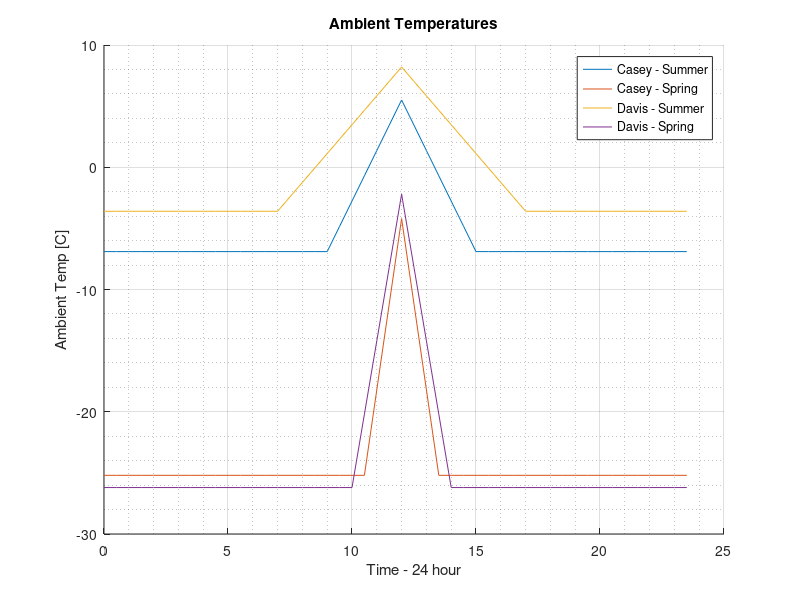

This chart was generated by the following MATLAB code:
%% --- % ST4.1 TEG/PCM CODE % --- %%
% This is the TEG Code at the "1-to-1" level for {TEG/PCM}

% For TEG/PCM, PCM solar data must be imported
% PCM Data includes 24 sets [2 stations] x [2 seasons] x [6x cloud cover cases]


% For all intensive purpose, this investigates TEG power only
% Relies on PCm3.2 data import (need to be careful with cases)
% Copy logic from ST4_1_PV_TEG




%% 1) Set baseline temperatures - AMBIENT TEMPERATURES - "TOP SIDE"
% Time vector - discretisation of 24-hour window 
t = 0:0.5:23.5;
Casey_summer_temp = zeros(1,length(t));
% casey sumer temp range: 
    % night: 1-18 [t(18) = 8.5]
    % Day: 19-31
    % Night: 32-48

for i = 1:18
    Casey_summer_temp(i) = -6.9 ; 
end 

for i = 19:25
    % set initial time temp @ night time i.e. sun just rose, no heat yet)
    if i == 19
    Casey_summer_temp(i) = -6.9;
    else
    Casey_summer_temp(i) = Casey_summer_temp(i-1) + 2.067;
    end
end

for i = 26:31
Casey_summer_temp(i) = Casey_summer_temp(i-1) - 2.067;
end

for i = 32:48
    Casey_summer_temp(i) = -6.9;
end

% Casey - Spring
Casey_spring_temp = zeros(1,length(t));
% Casey Spring - 3 hour window (10:30am-1:30pm)[22-28]
    % Night: 1-21 [t(21) = 10am]
    % Day: 22-28
    % Night: 29-48

for i = 1:21
    Casey_spring_temp(i) = -25.2;
end

for i = 22:25
    if i == 22 % initial temp @ 1030am
        Casey_spring_temp(i) = -25.2;
    else
        Casey_spring_temp(i) = Casey_spring_temp(i-1) + 7; 
    end
end

for i = 26:28
    Casey_spring_temp(i) = Casey_spring_temp(i-1) - 7;
end

for i = 29:48
    Casey_spring_temp(i) = -25.2;
end

% Davis - Summer
Davis_summer_temp = zeros(1,length(t));
% Davis summer temp range: 
    % Night: 1-14 [t(14) = 630am]
    % Day: 15-(25)-35
    % Night: 36-48

for i = 1:14
    Davis_summer_temp(i) = -3.6;
end

for i = 15:25
    if i == 15 % initialise temp
        Davis_summer_temp(i) = -3.6;
    else
        Davis_summer_temp(i) = Davis_summer_temp(i-1) + 1.18;
    end
end

for i = 26:35
    Davis_summer_temp(i) = Davis_summer_temp(i-1) - 1.18;
end

for i = 36:48
    Davis_summer_temp(i) = -3.6;
end

% Davis - Spring
Davis_spring_temp = zeros(1,length(t));
% Davis Spring - 4 hour window (10am-2pm) [21-29]
    % Night: 1-20 [t(20) = 930am]
    % Day: 21-(25)-29
    % Night: 30-48

for i = 1:20
    Davis_spring_temp(i) = -26.2;
end 

for i = 21:25
    if i == 21
        Davis_spring_temp(i) = -26.2;
    else
        Davis_spring_temp(i) = Davis_spring_temp(i-1) + 6;
    end
end 

for i = 26:29
    Davis_spring_temp(i) = Davis_spring_temp(i-1) - 6;
end

for i = 30:48
    Davis_spring_temp(i) = -26.2;
end

% Plot - sanity check
figure(1)
hold on 
grid on
grid minor
plot(t,Casey_summer_temp);
plot(t,Casey_spring_temp);
plot(t,Davis_summer_temp);
plot(t,Davis_spring_temp);
ylabel('Ambient Temp [C]')
xlabel('Time - 24 hour')
legend('Casey - Summer','Casey - Spring','Davis - Summer','Davis - Spring')
title('Ambient Temperatures')
hold off

%% 2) Using PCM data, define BOTTOM SIDE
% 6 cases x 2 seasons x 2 locations = 24 cases

%% 3) Establish average temperature and temp diff



%% 4) Find TEG metrics and power values
% 24 cases to consider 
% 6x wind cases


%% -- %% -- %% TEG INTERNAL RESISTANCE %% -- %% -- %%
